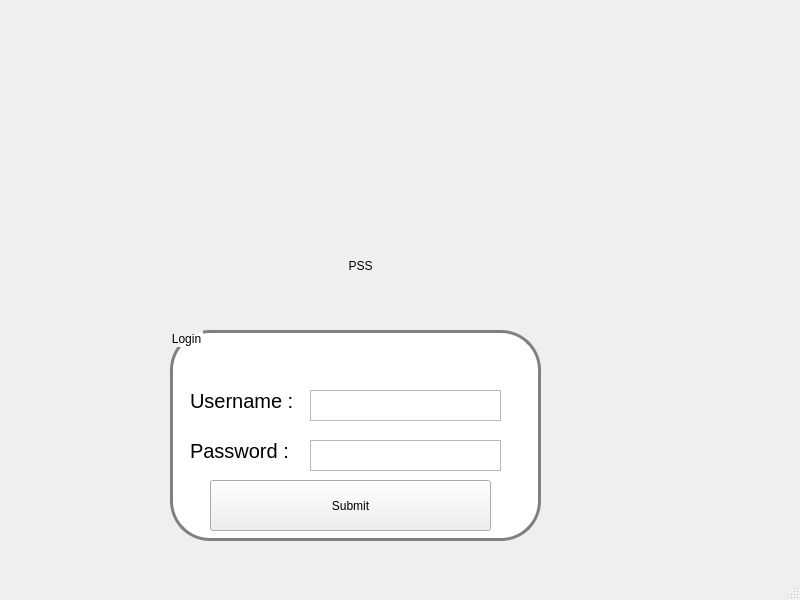
<?xml version="1.0" encoding="UTF-8"?>
<ui version="4.0">
 <class>MainWindow</class>
 <widget class="QMainWindow" name="MainWindow">
  <property name="geometry">
   <rect>
    <x>0</x>
    <y>0</y>
    <width>800</width>
    <height>600</height>
   </rect>
  </property>
  <property name="windowTitle">
   <string>MainWindow</string>
  </property>
  <property name="styleSheet">
   <string notr="true">#groupBox {
	border: 3px solid gray;
	border-radius: 40px;
	background: white;
}
#label_1, #label_2{
	font-size: 20px;
}
#password_input, #username_input {
	font-size: 12;
}
#password_input input[type=&quot;password&quot;]
{
  font: large Verdana,sans-serif;
  letter-spacing: 1px;
 }
</string>
  </property>
  <widget class="QWidget" name="centralwidget">
   <widget class="QGroupBox" name="groupBox">
    <property name="geometry">
     <rect>
      <x>170</x>
      <y>330</y>
      <width>371</width>
      <height>211</height>
     </rect>
    </property>
    <property name="styleSheet">
     <string notr="true"/>
    </property>
    <property name="title">
     <string>Login</string>
    </property>
    <widget class="QTextEdit" name="username_input">
     <property name="geometry">
      <rect>
       <x>140</x>
       <y>60</y>
       <width>191</width>
       <height>31</height>
      </rect>
     </property>
    </widget>
    <widget class="QTextEdit" name="password_input">
     <property name="geometry">
      <rect>
       <x>140</x>
       <y>110</y>
       <width>191</width>
       <height>31</height>
      </rect>
     </property>
    </widget>
    <widget class="QPushButton" name="submit">
     <property name="geometry">
      <rect>
       <x>40</x>
       <y>150</y>
       <width>281</width>
       <height>51</height>
      </rect>
     </property>
     <property name="text">
      <string>Submit</string>
     </property>
    </widget>
    <widget class="QLabel" name="label_1">
     <property name="geometry">
      <rect>
       <x>20</x>
       <y>60</y>
       <width>121</width>
       <height>21</height>
      </rect>
     </property>
     <property name="text">
      <string>Username :</string>
     </property>
    </widget>
    <widget class="QLabel" name="label_2">
     <property name="geometry">
      <rect>
       <x>20</x>
       <y>110</y>
       <width>121</width>
       <height>21</height>
      </rect>
     </property>
     <property name="text">
      <string>Password : </string>
     </property>
    </widget>
   </widget>
   <widget class="QLabel" name="label">
    <property name="geometry">
     <rect>
      <x>160</x>
      <y>230</y>
      <width>401</width>
      <height>71</height>
     </rect>
    </property>
    <property name="text">
     <string>PSS</string>
    </property>
    <property name="alignment">
     <set>Qt::AlignCenter</set>
    </property>
   </widget>
   <widget class="QLabel" name="Logo">
    <property name="geometry">
     <rect>
      <x>260</x>
      <y>50</y>
      <width>221</width>
      <height>211</height>
     </rect>
    </property>
    <property name="text">
     <string/>
    </property>
    <property name="pixmap">
     <pixmap>../../work/tipcenter/tiplogo.png</pixmap>
    </property>
   </widget>
  </widget>
  <widget class="QStatusBar" name="statusbar"/>
 </widget>
 <resources/>
 <connections/>
</ui>
